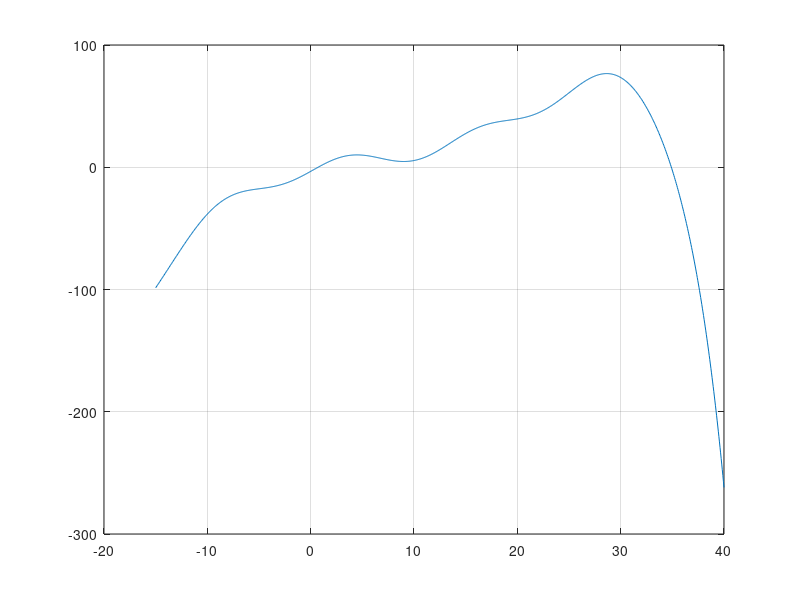

MATLAB code for this plot: (Note: this script raises an error after producing the figure.)
%Day 1
test_func01 = @(x) (x.^3)/100 - (x.^2)/8 + 2*x + 6*sin(x/2+6) -.7 - exp(x/6);
test_derivative01 = @(x) 3*(x.^2)/100 - 2*x/8 + 2 +(6/2)*cos(x/2+6) - exp(x/6)/6;

x = linspace(-15,40,1000);
fx = test_func01(x);
plot(x, fx)
grid on;

bisection()
newton()
secant()
bisection_solver(@(x) (x.^3)/100 - (x.^2)/8 + 2*x + 6*sin(x/2+6) -.7 - exp(x/6),20,40)
newton_solver(@orion_test_func,30)
secant_solver(@orion_test_func, 1,3)
function bisection
    test_func01 = @(x) (x.^3)/100 - (x.^2)/8 + 2*x + 6*sin(x/2+6) -.7 - exp(x/6);
    interval = [20,40];

    c = (interval(1,1)+interval(1,2))/2;
    
    fc = test_func01(c);

    while abs(fc) > 0.000001
        c = (interval(1,1)+interval(1,2))/2;
        fa = test_func01(interval(1,1));
        fb = test_func01(interval(1,2));
        fc = test_func01(c);

        if fa * fc < 0
            % f(a) and f(c) have opposite signs
            interval = [interval(1,1),c];
        else
            % f(a) and f(c) have same signs
            if fb * fc < 0
                % f(b) and f(c) have opposite signs
                interval = [c,interval(1,2)];
            else
                % f(b) and f(c) have same signs
                
            end

        end
    end
        
end

function newton()
    test_func01 = @(x) (x.^3)/100 - (x.^2)/8 + 2*x + 6*sin(x/2+6) -.7 - exp(x/6);
    test_derivative01 = @(x) 3*(x.^2)/100 - 2*x/8 + 2 +(6/2)*cos(x/2+6) - exp(x/6)/6;
    x=30;
        while abs(test_func01(x))>=0.000000001
            x=x-test_func01(x)/test_derivative01(x);
        end 
end

function secant()
    test_func01 = @(x) (x.^3)/100 - (x.^2)/8 + 2*x + 6*sin(x/2+6) -.7 - exp(x/6);
    x0=1;
    x1=3;
    while abs(test_func01(x1))>=0.00000001
        fx0=test_func01(x0);
        fx1=test_func01(x1);
        x2=(x0*fx1-x1*fx0)/(fx1-fx0);
        x0=x1;
        x1=x2;
    end
end